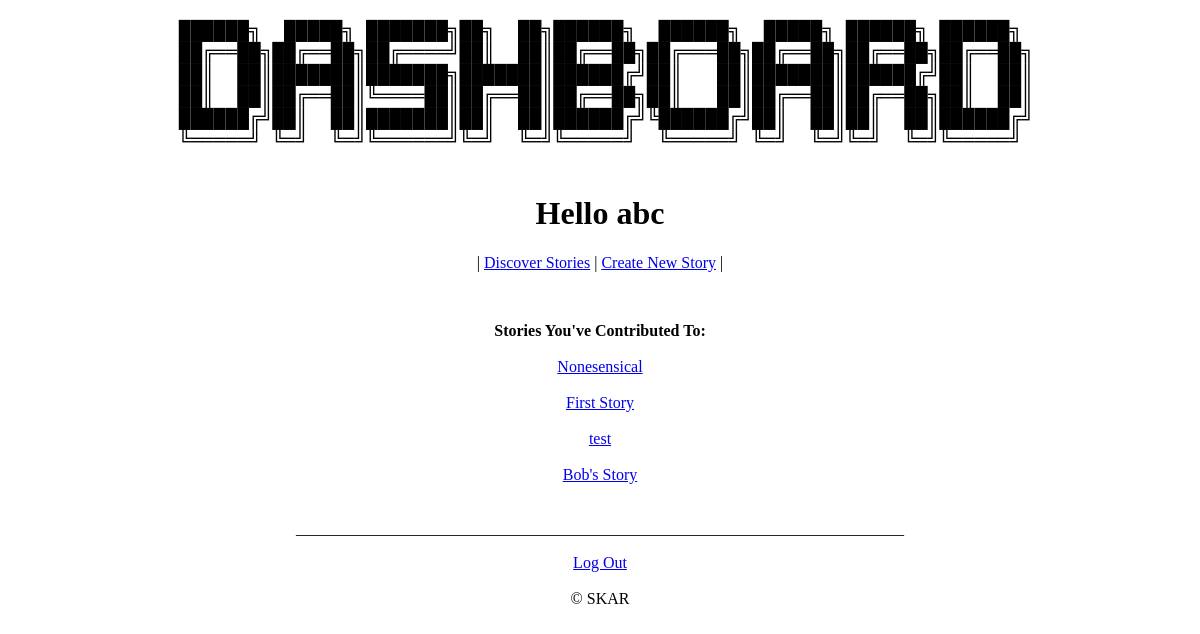
Page /profile (signed in) on the earlier database version.
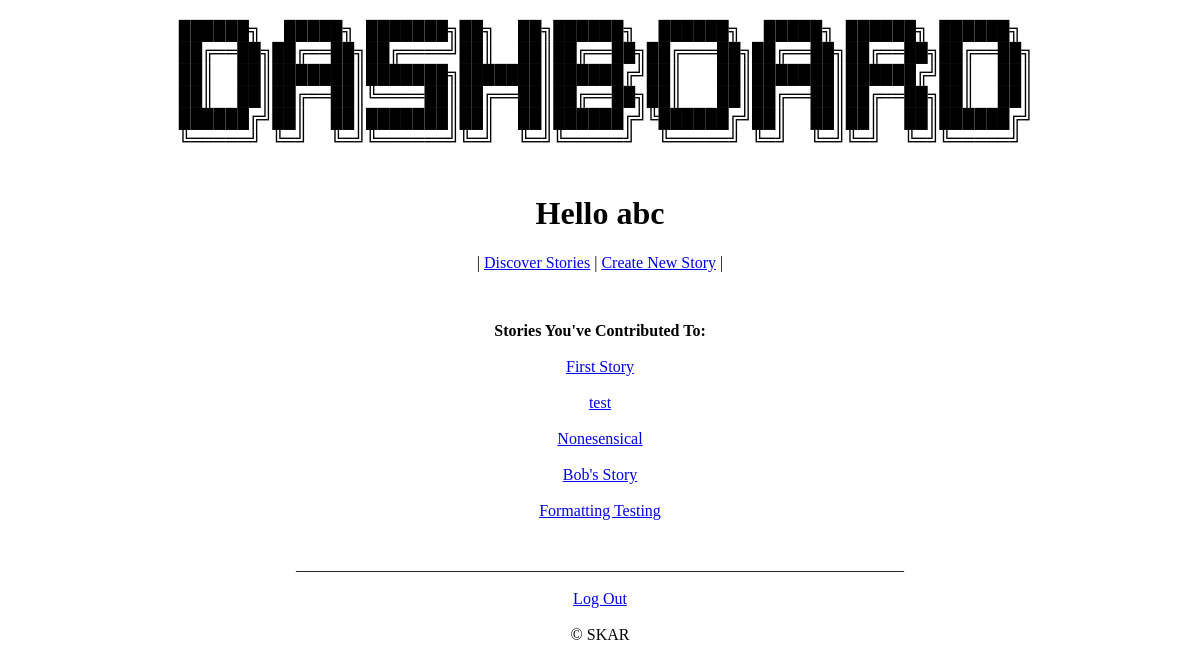
Same page on the later database version.
### tables this page shows
CREATE TABLE stories(name TEXT, username TEXT, contrib TEXT);

### app.py (the view)
@app.route('/profile')
def profile():
    if not('user' in session):
        return redirect('/')
    storiesList = story.getStories(session['user'])
    if len(storiesList) == 0:
        storiesList = ['You have not contributed to any stories!']
    return render_template('profile.html',user = session['user'], stories = storiesList)

### util/story.py (called while the page is built)
def getStories(username):
    db = sqlite3.connect("data/info.db")
    c = db.cursor()
    c.execute("SELECT name FROM stories WHERE username = ?", (username,))
    rows = c.fetchall()
    output = set()
    for i in rows:
        output.add(i[0])
    db.close()
    return(output)

### templates/profile.html (shortened to what this page needs)
{% extends 'basetemplate.html' %}
{% block body %}
<center>
    <h2>
        <pre>
██████╗  █████╗ ███████╗██╗  ██╗██████╗  ██████╗  █████╗ ██████╗ ██████╗
 ██╔══██╗██╔══██╗██╔════╝██║  ██║██╔══██╗██╔═══██╗██╔══██╗██╔══██╗██╔══██╗
 ██║  ██║███████║███████╗███████║██████╔╝██║   ██║███████║██████╔╝██║  ██║
 ██║  ██║██╔══██║╚════██║██╔══██║██╔══██╗██║   ██║██╔══██║██╔══██╗██║  ██║
 ██████╔╝██║  ██║███████║██║  ██║██████╔╝╚██████╔╝██║  ██║██║  ██║██████╔╝
╚═════╝ ╚═╝  ╚═╝╚══════╝╚═╝  ╚═╝╚═════╝  ╚═════╝ ╚═╝  ╚═╝╚═╝  ╚═╝╚═════╝
        </pre>
    </h2>
    <h1>Hello {{ user }}</h1>
    <p>
        | <a href="/discover">Discover Stories</a>
        | <a href="/contribute">Create New Story</a>
        |
    </p>
</center>
<br>
<center>
    <p>
        <b>Stories You've Contributed To:</b><br><br>
        {% for each in stories %}
            <a href = '/view?story={{each}}'>{{each}}</a>
            <br><br>
        {% endfor %}
        <br>
        ____________________________________________________________________________
    </p>
</center>
{% endblock %}

### templates/basetemplate.html (shortened to what this page needs)
<!DOCTYPE html>
<html>
  <head>
  </head>
  <body>
    {% block body %}
    {% endblock %}
  </body>
  <footer>
    {% block logout %}
      <center><a href = '/logout'>Log Out</a></center>
    {% endblock %}
    {% block footer %}
    <br>
      <center> &copy; SKAR </center>
    {% endblock %}
  </footer>
</html>

Differences in the rows shown:
shown differently, row unchanged: stories "Nonesensical": moves down the list
added stories: name "Formatting Testing"
